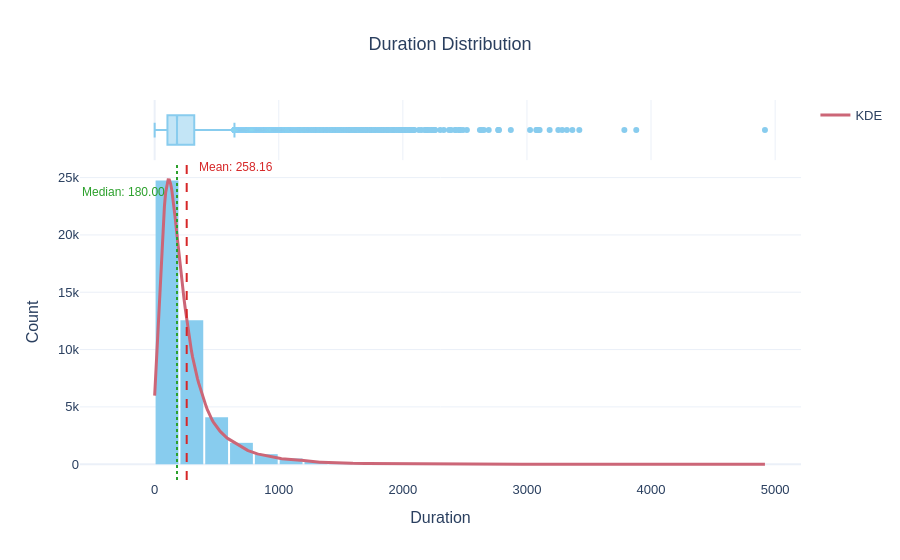

This figure's notebook cell:
### Markdown cell above
<div style="
  width: 97%;
  margin: 18px 0;
  padding: 14px 18px;
  border-radius: 12px;
  text-align: left;
  background: rgba(140, 140, 140, 0.10);
  border: 1px solid rgba(140, 140, 140, 0.18);
  box-shadow: 0 6px 18px rgba(0,0,0,0.12);
  backdrop-filter: blur(10px);
  position: relative;
  overflow: hidden;
">
  <div style="
    position: absolute;
    left: 0; 
    top: 0; 
    bottom: 0;
    width: 6px;
    background: linear-gradient(180deg, #5e0ab9 0%, #6a11cb 55%, #3f84fd 100%);
  "></div>
  <h3 style="
    margin: 0;
    padding-left: 12px;
    font-family: 'Segoe UI', sans-serif;
    font-weight: 800;
    letter-spacing: 1px;
    font-size: 1.25em;
    color: inherit;
  ">
    2. Q5 How is call duration distributed?
  </h3>
</div>

### Code cell
our_plots.plot_distribution(df["duration"], title="Duration Distribution", x_label="Duration", bins=30, marginal="box")

### Figure 1 — Plotly figure (JSON) as saved in the notebook; plotly's stock layout.template omitted (floating-point values rounded to 4 significant figures; data arrays with more than 128 entries replaced by an {"elided": "..."} marker saying what was removed)
{"data": [{"bingroup": "x", "hovertemplate": "x=%{x}<br>count=%{y}<extra></extra>", "legendgroup": "", "marker": {"color": "rgb(136, 204, 238)", "pattern": {"shape": ""}}, "name": "", "nbinsx": 30, "orientation": "v", "showlegend": false, "type": "histogram", "x": {"elided": "45211 int values"}, "xaxis": "x", "yaxis": "y"}, {"hovertemplate": "x=%{x}<extra></extra>", "legendgroup": "", "marker": {"color": "rgb(136, 204, 238)"}, "name": "", "notched": true, "showlegend": false, "type": "box", "x": {"elided": "45211 int values"}, "xaxis": "x2", "yaxis": "y2"}, {"line": {"color": "rgb(204, 102, 119)", "width": 3}, "mode": "lines", "name": "KDE", "type": "scatter", "x": {"elided": "500 float values"}, "y": {"elided": "500 float values"}}], "layout": {"annotations": [{"font": {"color": "#D62728", "family": "Arial", "size": 12}, "showarrow": false, "text": "Mean: 258.16", "x": 258.2, "xanchor": "left", "xref": "x", "xshift": 10, "y": 1.02, "yref": "y domain"}, {"font": {"color": "#2CA02C", "family": "Arial", "size": 12}, "showarrow": false, "text": "Median: 180.00", "x": 180, "xanchor": "right", "xref": "x", "xshift": -10, "y": 0.94, "yref": "y domain"}], "bargap": 0.08, "barmode": "relative", "font": {"family": "Arial", "size": 13}, "legend": {"tracegroupgap": 0}, "shapes": [{"line": {"color": "#D62728", "dash": "dash", "width": 2}, "type": "line", "x0": 258.2, "x1": 258.2, "xref": "x", "y0": 0, "y1": 1, "yref": "y domain"}, {"line": {"color": "#2CA02C", "dash": "dot", "width": 2}, "type": "line", "x0": 180, "x1": 180, "xref": "x", "y0": 0, "y1": 1, "yref": "y domain"}], "title": {"text": "Duration Distribution", "x": 0.5}, "xaxis": {"anchor": "y", "domain": [0, 1], "title": {"text": "Duration"}}, "xaxis2": {"anchor": "y2", "domain": [0, 1], "matches": "x", "showgrid": true, "showticklabels": false}, "yaxis": {"anchor": "x", "domain": [0, 0.8316], "title": {"text": "Count"}}, "yaxis2": {"anchor": "x2", "domain": [0.8416, 1], "matches": "y2", "showgrid": false, "showline": false, "showticklabels": false, "ticks": ""}}}
